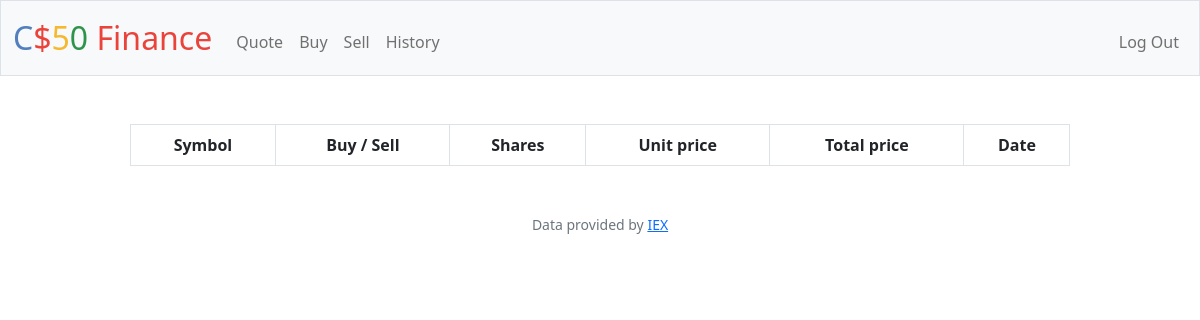
/history (signed in), run on an earlier commit of the app's database.
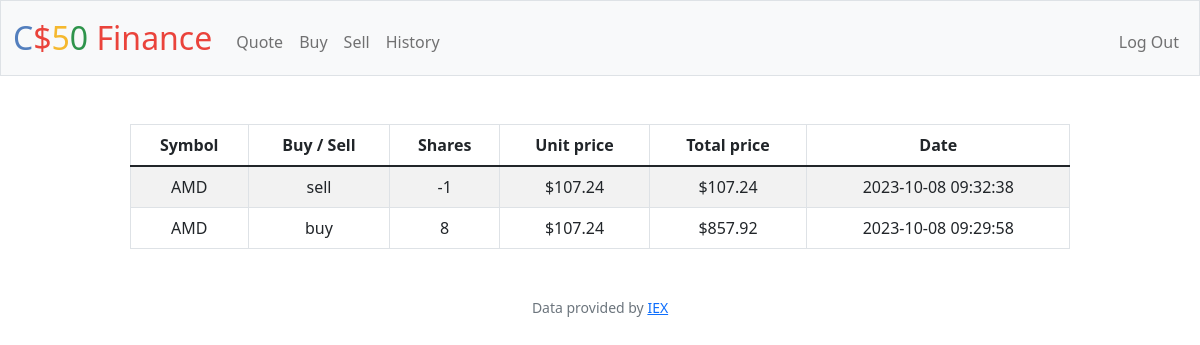
And on a later commit of the database.
### tables this page shows
CREATE TABLE transactions (
    id INTEGER PRIMARY KEY AUTOINCREMENT,
    user INTEGER NOT NULL,
    symbol TEXT NOT NULL,
    shares INTEGER NOT NULL,
    unit_price REAL NOT NULL,
    total_price REAL NOT NULL,
    created_at TIMESTAMP DEFAULT CURRENT_TIMESTAMP
, buy_or_sell TEXT);

### app.py (the view)
@app.route("/history")
@login_required
def history():
    uid = session['user_id']
    rows = db.execute("SELECT * FROM transactions WHERE user = ? ORDER BY created_at DESC", uid)
    return render_template("history.html", rows=rows)

### app.py (called while the page is built)
@app.after_request
def after_request(response):
    response.headers["Cache-Control"] = "no-cache, no-store, must-revalidate"
    response.headers["Expires"] = 0
    response.headers["Pragma"] = "no-cache"
    return response

### helpers.py (called while the page is built)
def login_required(f):
    @wraps(f)
    def decorated_function(*args, **kwargs):
        if session.get("user_id") is None:
            return redirect("/login")
        return f(*args, **kwargs)
    return decorated_function

def usd(value):
    return f"${value:,.2f}"

### templates/history.html (shortened to what this page needs)
{% extends "layout.html" %}
{% block main %}
    <table class="table table-striped table-bordered" style="width: 80%; margin: auto;">
        <thead>
            <tr>
                <th>Symbol</th>
                <th>Buy / Sell</th>
                <th>Shares</th>
                <th>Unit price</th>
                <th>Total price</th>
                <th>Date</th>
            </tr>
        </thead>
        <tbody>
            {% for row in rows%}
            <tr>
                <td>{{ row.symbol }}</td>
                <td>{{ row.buy_or_sell }}</td>
                <td>{{ row.shares }}</td>
                <td>{{ row.unit_price | usd }}</td>
                <td>
                    {{ row.total_price | usd }}
                </td>
                <td>{{ row.created_at }}</td>
            </tr>
            {% endfor %}
        </tbody>
    </table>
{% endblock %}

### templates/layout.html (shortened to what this page needs)
<!DOCTYPE html>
<html lang="en">
    <head>
        <link href="https://cdn.jsdelivr.net/npm/bootstrap@5.1.3/dist/css/bootstrap.min.css" rel="stylesheet">
        <link href="/static/styles.css" rel="stylesheet">
    </head>
    <body>
        <nav class="bg-light border navbar navbar-expand-md navbar-light">
            <div class="container-fluid">
                <a class="navbar-brand" href="/"><span class="blue">C</span><span class="red">$</span><span class="yellow">5</span><span class="green">0</span> <span class="red">Finance</span></a>
                <div class="collapse navbar-collapse" id="navbar">
                    {% if session["user_id"] %}
                        <ul class="navbar-nav me-auto mt-2">
                            <li class="nav-item"><a class="nav-link" href="/quote">Quote</a></li>
                            <li class="nav-item"><a class="nav-link" href="/buy">Buy</a></li>
                            <li class="nav-item"><a class="nav-link" href="/sell">Sell</a></li>
                            <li class="nav-item"><a class="nav-link" href="/history">History</a></li>
                        </ul>
                        <ul class="navbar-nav ms-auto mt-2">
                            <li class="nav-item"><a class="nav-link" href="/logout">Log Out</a></li>
                        </ul>
                    {% else %}
                        <ul class="navbar-nav ms-auto mt-2">
                            <li class="nav-item"><a class="nav-link" href="/register">Register</a></li>
                            <li class="nav-item"><a class="nav-link" href="/login">Log In</a></li>
                        </ul>
                    {% endif %}
                </div>
            </div>
        </nav>
        <main class="container-fluid py-5 text-center">
            {% block main %}{% endblock %}
        </main>
        <footer class="mb-5 small text-center text-muted">
            Data provided by <a href="https://iexcloud.io/">IEX</a>
        </footer>
    </body>
</html>

### static/styles.css (style rules this page uses)
nav .navbar-brand { font-size: xx-large; }
nav .navbar-brand .blue { color: #537fbe; }
nav .navbar-brand .red { color: #ea433b; }
nav .navbar-brand .yellow { color: #f5b82e; }
nav .navbar-brand .green { color: #2e944b; }

What changed in the data, as far as the page shows it:
added transactions: symbol "AMD", buy_or_sell "sell", shares "-1", unit_price "$107.24", total_price "$107.24", created_at "2023-10-08 09:32:38"
added transactions: symbol "AMD", buy_or_sell "buy", shares "8", unit_price "$107.24", total_price "$857.92", created_at "2023-10-08 09:29:58"
